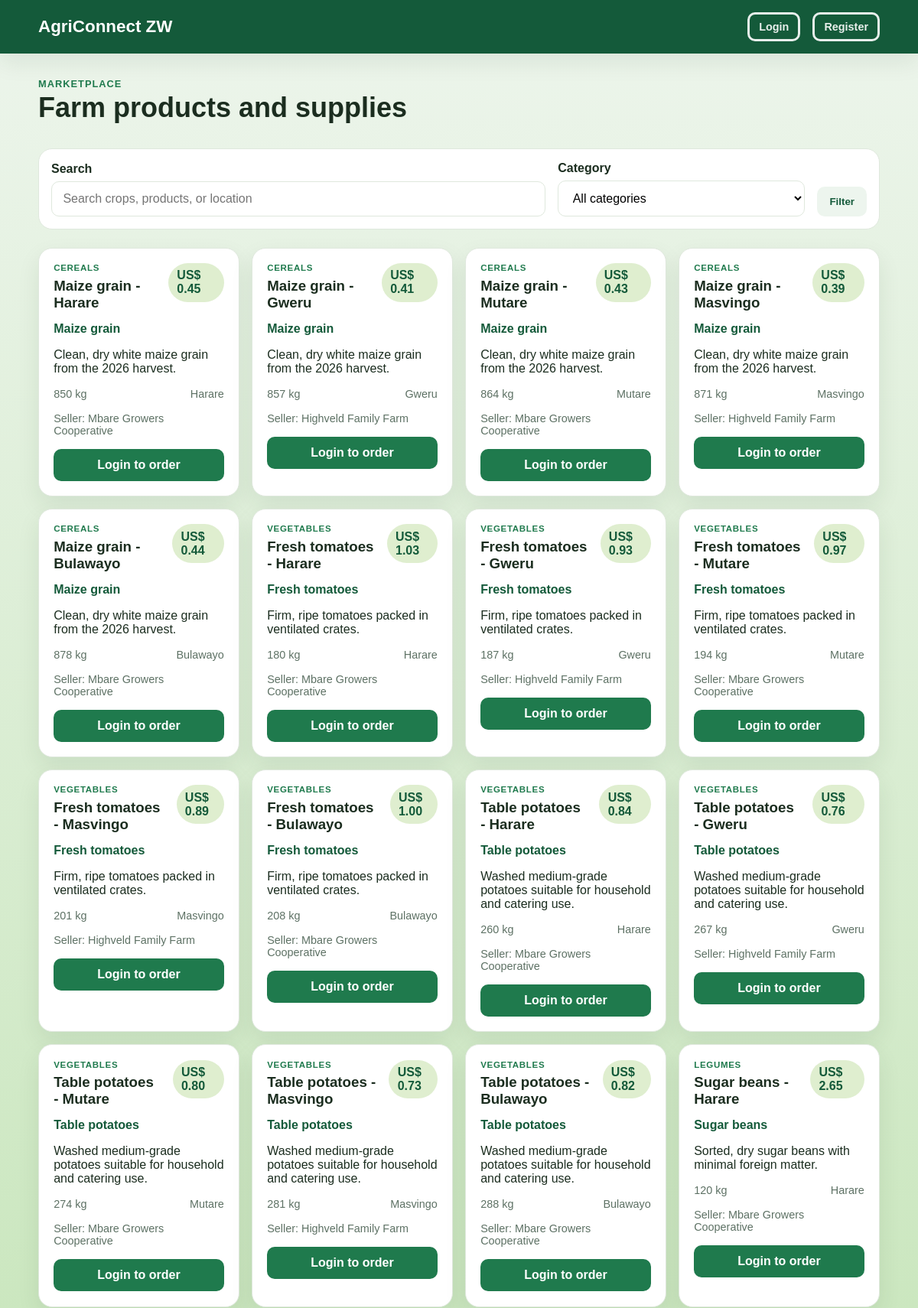
/marketplace (upper part), run on the app's committed database.
### tables this page shows
CREATE TABLE listings (
            id INTEGER PRIMARY KEY AUTOINCREMENT,
            seller_id INTEGER NOT NULL,
            title TEXT NOT NULL,
            crop TEXT NOT NULL,
            category TEXT NOT NULL,
            description TEXT,
            quantity INTEGER NOT NULL CHECK(quantity >= 0),
            unit TEXT NOT NULL,
            price REAL NOT NULL CHECK(price >= 0),
            location TEXT NOT NULL,
            status TEXT NOT NULL DEFAULT 'active' CHECK(status IN ('active','paused','sold')),
            created_at TEXT NOT NULL DEFAULT CURRENT_TIMESTAMP,
            FOREIGN KEY (seller_id) REFERENCES users(id) ON DELETE CASCADE
        );

CREATE TABLE users (
            id INTEGER PRIMARY KEY AUTOINCREMENT,
            name TEXT NOT NULL,
            email TEXT NOT NULL UNIQUE,
            password_hash TEXT NOT NULL,
            role TEXT NOT NULL CHECK(role IN ('buyer','farmer','supplier','admin')),
            phone TEXT,
            created_at TEXT NOT NULL DEFAULT CURRENT_TIMESTAMP
        );

### app/routes.py (the view)
@main.route("/marketplace")
def marketplace():
    search = (request.args.get("search") or "").strip()
    category = (request.args.get("category") or "all").strip().lower()
    query = """
        SELECT l.*, u.name AS seller_name
        FROM listings l
        JOIN users u ON u.id = l.seller_id
        WHERE l.status = 'active'
    """
    params = []
    if search:
        query += " AND (LOWER(l.title) LIKE LOWER(?) OR LOWER(l.crop) LIKE LOWER(?) OR LOWER(l.description) LIKE LOWER(?))"
        search_pattern = f"%{search}%"
        params.extend([search_pattern, search_pattern, search_pattern])
    if category and category != "all":
        query += " AND LOWER(l.category) = LOWER(?)"
        params.append(category)
    query += " ORDER BY l.created_at DESC"
    rows = get_db().execute(query, params).fetchall()
    listings = [dict(row) for row in rows]
    categories = [
        "cereals",
        "vegetables",
        "fruits",
        "legumes",
        "livestock",
        "inputs",
    ]
    return render_template(
        "marketplace.html",
        listings=listings,
        search=search,
        category=category,
        categories=categories,
    )

### app/models.py (called while the page is built)
def get_database_path():
    if has_app_context():
        return current_app.config["DATABASE"]
    return os.environ.get(
        "AGRICONNECT_DB",
        os.path.join(os.path.dirname(os.path.dirname(__file__)), "agriconnect.db"),
    )

def get_db():
    if "db" not in g:
        conn = sqlite3.connect(get_database_path())
        conn.row_factory = sqlite3.Row
        conn.execute("PRAGMA foreign_keys = ON")
        g.db = conn
    return g.db

### app/routes.py (called while the page is built)
def current_user():
    user_id = session.get("user_id")
    if not user_id:
        return None
    row = get_db().execute("SELECT * FROM users WHERE id = ?", (user_id,)).fetchone()
    return dict(row) if row else None

@main.context_processor
def inject_user():
    return {"current_user": current_user(), "app_name": "AgriConnect ZW"}

### app/templates/marketplace.html (shortened to what this page needs)
{% extends 'base.html' %}
{% block content %}
<section class="page-header">
  <div>
    <p class="eyebrow">Marketplace</p>
    <h1>Farm products and supplies</h1>
  </div>
</section>
<form method="GET" class="filter-bar">
  <div class="field-group search-field">
    <label for="search">Search</label>
    <input id="search" name="search" type="text" value="{{ search }}" placeholder="Search crops, products, or location" />
  </div>
  <div class="field-group select-field">
    <label for="category">Category</label>
    <select id="category" name="category">
      <option value="all" {% if category == 'all' %}selected{% endif %}>All categories</option>
    </select>
  </div>
  <button type="submit" class="secondary-button">Filter</button>
</form>
<div class="market-grid">
  {% if listings %}
    {% for listing in listings %}
      <article class="card listing-card">
        <div class="card-header">
          <div>
            <p class="product-tag">{{ listing.category|title }}</p>
            <h3>{{ listing.title }}</h3>
          </div>
          <span class="price-tag">US$ {{ '%.2f'|format(listing.price) }}</span>
        </div>
        <p class="crop-name">{{ listing.crop }}</p>
        <p>{{ listing.description or 'Fresh produce available for sale.' }}</p>
        <div class="product-meta">
          <span>{{ listing.quantity }} {{ listing.unit }}</span>
          <span>{{ listing.location }}</span>
        </div>
        <div class="seller-meta">
          <span>Seller: {{ listing.seller_name }}</span>
        </div>
        {% if current_user and current_user.id != listing.seller_id %}
          <form method="POST" action="{{ url_for('main.place_order', listing_id=listing.id) }}" class="order-form">
            <input type="hidden" name="csrf_token" value="{{ csrf_token() }}" />
            <div class="inline-fields">
              <input type="number" name="quantity" min="1" max="{{ listing.quantity }}" value="1" required />
              <button type="submit" class="primary-button">Request order</button>
            </div>
            <textarea name="note" rows="2" placeholder="Optional order notes"></textarea>
          </form>
        {% elif not current_user %}
          <a href="{{ url_for('main.login') }}" class="primary-button block-link">Login to order</a>
        {% endif %}
      </article>
    {% endfor %}
  {% else %}
    <div class="empty-state panel">
      <h3>No listings match your search.</h3>
      <p>Try another keyword or category.</p>
    </div>
  {% endif %}
</div>
{% endblock %}

### app/static/css/style.css (style rules this page uses)
:root { --bg: #f3f7f0; --card: #ffffff; --primary: #1f7a4d; --primary-dark: #145a3a; --accent: #dfeecf; --text: #1b2d1f; --muted: #5d7164; --border: #dfe8dd; --warning: #fff4d6; --danger: #c74b3e; --success: #dff7e8; --shadow: 0 12px 30px rgba(18, 47, 30, 0.08); }
* { box-sizing: border-box; }
body { margin: 0; font-family: Arial, Helvetica, sans-serif; background: linear-gradient(180deg, #edf5ec 0%, #83c960 100%); color: var(--text); }
a { color: var(--primary); text-decoration: none; font-family: Arial, Helvetica, sans-serif; text-decoration-thickness: 1.5px; text-underline-offset: 0.25em; }
.nav-button, .primary-button, .secondary-button, .danger-button { border: 0; border-radius: 10px; padding: 0.75rem 1rem; cursor: pointer; font-weight: 700; transition: 0.2s ease-in-out; display: inline-flex; align-items: center; justify-content: center; }
.primary-button { background: var(--primary); color: #fff; }
.secondary-button { background: #edf5ee; color: var(--primary-dark); }
.page-header { display: flex; justify-content: space-between; align-items: center; gap: 1rem; margin-bottom: 2rem; }
.page-header h1, .auth-card h1 { margin: 0.2rem 0 0 0; font-size: clamp(2rem, 3vw, 2.8rem); }
.eyebrow { margin: 0; color: var(--primary); font-size: 0.8rem; letter-spacing: 0.08em; text-transform: uppercase; font-weight: 700; }
.stat-card, .card, .panel, .auth-card { background: var(--card); border: 1px solid var(--border); border-radius: 18px; box-shadow: var(--shadow); }
.listing-list, .market-grid, .order-table { display: grid; gap: 1rem; }
.listing-item h3, .order-item h3, .card h3 { margin: 0 0 0.4rem; }
.filter-bar { background: var(--card); border: 1px solid var(--border); border-radius: 18px; padding: 1rem; display: grid; grid-template-columns: minmax(200px, 2fr) minmax(170px, 1fr) auto; gap: 1rem; align-items: end; margin-bottom: 1.5rem; }
.field-group { display: flex; flex-direction: column; gap: 0.45rem; }
.field-group label { font-weight: 700; color: var(--text); }
.field-group input, .field-group select, .field-group textarea, .order-form textarea { width: 100%; padding: 0.8rem 0.9rem; border: 1px solid var(--border); border-radius: 10px; background: #fff; font: inherit; }
.market-grid { grid-template-columns: repeat(auto-fit, minmax(250px, 1fr)); }
.card { padding: 1.2rem; }
.card-header { display: flex; justify-content: space-between; gap: 1rem; align-items: start; }
.product-tag { margin: 0 0 0.4rem; color: var(--primary); font-size: 0.72rem; font-weight: 700; letter-spacing: 0.06em; text-transform: uppercase; }
.crop-name { color: var(--primary-dark); font-weight: 700; margin: 0.5rem 0; }
.product-meta, .seller-meta { display: flex; justify-content: space-between; gap: 0.5rem; color: var(--muted); margin-top: 1rem; font-size: 0.9rem; }
.price-tag { background: var(--accent); color: var(--primary-dark); border-radius: 999px; padding: 0.45rem 0.7rem; font-weight: 700; }
.block-link { display: block; width: 100%; text-align: center; margin-top: 1rem; }

### data on the page
listings: category "CEREALS", title "Maize grain - Harare", price "0.45", crop "Maize grain", description "Clean, dry white maize grain from the 2026 harvest.", quantity "850", unit "kg", location "Harare", seller_name "Mbare Growers Cooperative"
listings: category "CEREALS", title "Maize grain - Gweru", price "0.41", crop "Maize grain", description "Clean, dry white maize grain from the 2026 harvest.", quantity "857", unit "kg", location "Gweru", seller_name "Highveld Family Farm"
listings: category "CEREALS", title "Maize grain - Mutare", price "0.43", crop "Maize grain", description "Clean, dry white maize grain from the 2026 harvest.", quantity "864", unit "kg", location "Mutare", seller_name "Mbare Growers Cooperative"
listings: category "CEREALS", title "Maize grain - Masvingo", price "0.39", crop "Maize grain", description "Clean, dry white maize grain from the 2026 harvest.", quantity "871", unit "kg", location "Masvingo", seller_name "Highveld Family Farm"
listings: category "CEREALS", title "Maize grain - Bulawayo", price "0.44", crop "Maize grain", description "Clean, dry white maize grain from the 2026 harvest.", quantity "878", unit "kg", location "Bulawayo", seller_name "Mbare Growers Cooperative"
listings: category "VEGETABLES", title "Fresh tomatoes - Harare", price "1.03", crop "Fresh tomatoes", description "Firm, ripe tomatoes packed in ventilated crates.", quantity "180", unit "kg", location "Harare", seller_name "Mbare Growers Cooperative"
listings: category "VEGETABLES", title "Fresh tomatoes - Gweru", price "0.93", crop "Fresh tomatoes", description "Firm, ripe tomatoes packed in ventilated crates.", quantity "187", unit "kg", location "Gweru", seller_name "Highveld Family Farm"
listings: category "VEGETABLES", title "Fresh tomatoes - Mutare", price "0.97", crop "Fresh tomatoes", description "Firm, ripe tomatoes packed in ventilated crates.", quantity "194", unit "kg", location "Mutare", seller_name "Mbare Growers Cooperative"
listings: category "VEGETABLES", title "Fresh tomatoes - Masvingo", price "0.89", crop "Fresh tomatoes", description "Firm, ripe tomatoes packed in ventilated crates.", quantity "201", unit "kg", location "Masvingo", seller_name "Highveld Family Farm"
listings: category "VEGETABLES", title "Fresh tomatoes - Bulawayo", price "1.00", crop "Fresh tomatoes", description "Firm, ripe tomatoes packed in ventilated crates.", quantity "208", unit "kg", location "Bulawayo", seller_name "Mbare Growers Cooperative"
listings: category "VEGETABLES", title "Table potatoes - Harare", price "0.84", crop "Table potatoes", description "Washed medium-grade potatoes suitable for household and catering use.", quantity "260", unit "kg", location "Harare", seller_name "Mbare Growers Cooperative"
listings: category "VEGETABLES", title "Table potatoes - Gweru", price "0.76", crop "Table potatoes", description "Washed medium-grade potatoes suitable for household and catering use.", quantity "267", unit "kg", location "Gweru", seller_name "Highveld Family Farm"
listings: category "VEGETABLES", title "Table potatoes - Mutare", price "0.80", crop "Table potatoes", description "Washed medium-grade potatoes suitable for household and catering use.", quantity "274", unit "kg", location "Mutare", seller_name "Mbare Growers Cooperative"
listings: category "VEGETABLES", title "Table potatoes - Masvingo", price "0.73", crop "Table potatoes", description "Washed medium-grade potatoes suitable for household and catering use.", quantity "281", unit "kg", location "Masvingo", seller_name "Highveld Family Farm"
listings: category "VEGETABLES", title "Table potatoes - Bulawayo", price "0.82", crop "Table potatoes", description "Washed medium-grade potatoes suitable for household and catering use.", quantity "288", unit "kg", location "Bulawayo", seller_name "Mbare Growers Cooperative"
listings: category "LEGUMES", title "Sugar beans - Harare", price "2.65", crop "Sugar beans", description "Sorted, dry sugar beans with minimal foreign matter.", quantity "120", unit "kg", location "Harare", seller_name "Mbare Growers Cooperative"
